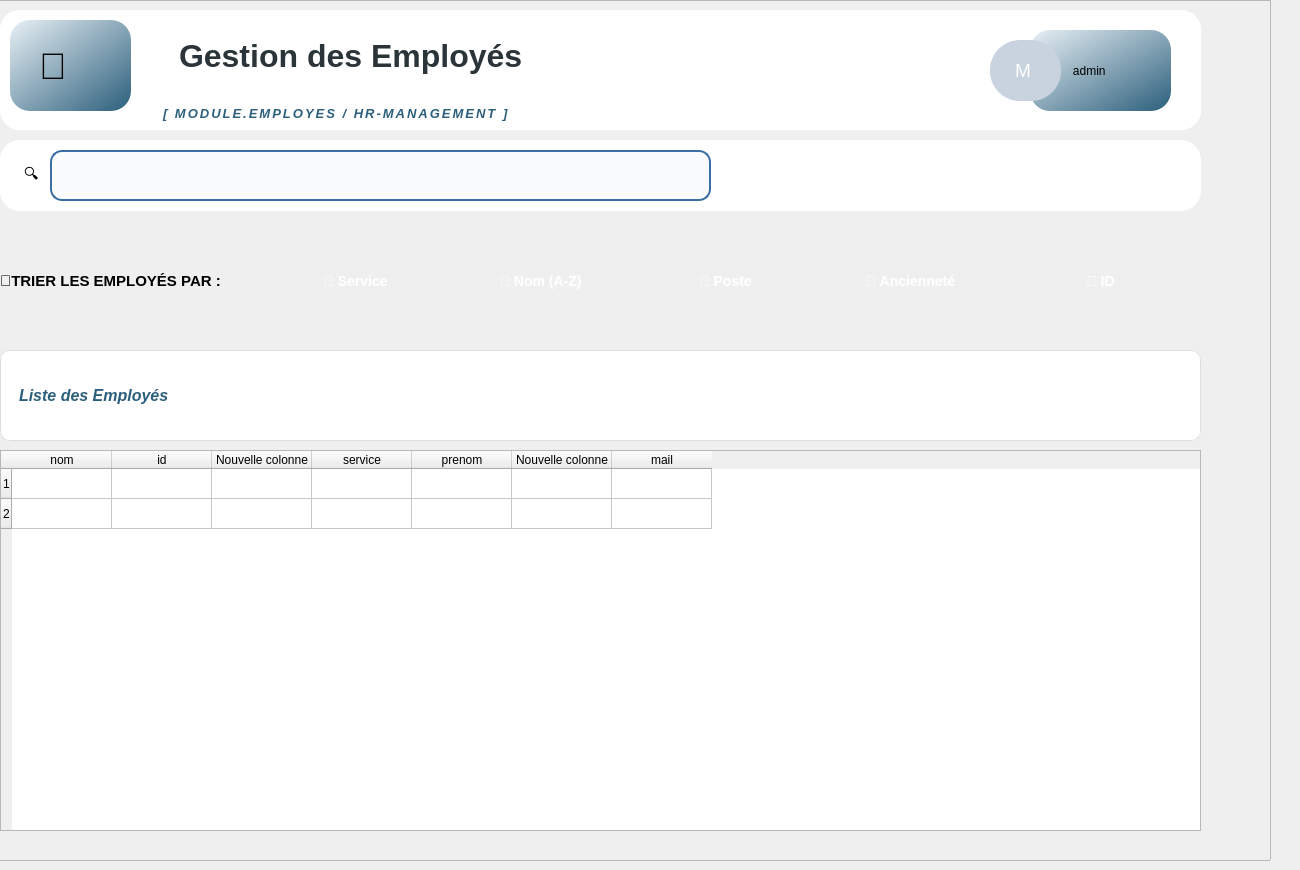
   <widget class="QWidget" name="page_3">
    <widget class="QFrame" name="frame_8">
     <property name="enabled">
      <bool>true</bool>
     </property>
     <property name="geometry">
      <rect>
       <x>-20</x>
       <y>0</y>
       <width>1291</width>
       <height>861</height>
      </rect>
     </property>
     <property name="maximumSize">
      <size>
       <width>1500</width>
       <height>1500</height>
      </size>
     </property>
     <property name="styleSheet">
      <string notr="true">background-color: qlineargradient(
    spread:pad,
    x1:0, y1:0,
    x2:0, y2:1,
    stop:0 #0A1F33,
    stop:0.5 #163A5F,
    stop:1 #274C77
);

</string>
     </property>
     <property name="frameShape">
      <enum>QFrame::Shape::StyledPanel</enum>
     </property>
     <property name="frameShadow">
      <enum>QFrame::Shadow::Raised</enum>
     </property>
     <widget class="QFrame" name="headerFrame&#10;_3">
      <property name="geometry">
       <rect>
        <x>20</x>
        <y>10</y>
        <width>1201</width>
        <height>120</height>
       </rect>
      </property>
      <property name="minimumSize">
       <size>
        <width>0</width>
        <height>120</height>
       </size>
      </property>
      <property name="layoutDirection">
       <enum>Qt::LayoutDirection::LeftToRight</enum>
      </property>
      <property name="styleSheet">
       <string notr="true">background: white;
border-radius: 20px;
padding: 20px;
</string>
      </property>
      <property name="frameShape">
       <enum>QFrame::Shape::StyledPanel</enum>
      </property>
      <property name="frameShadow">
       <enum>QFrame::Shadow::Raised</enum>
      </property>
      <widget class="QLabel" name="label_24">
       <property name="geometry">
        <rect>
         <x>150</x>
         <y>0</y>
         <width>441</width>
         <height>101</height>
        </rect>
       </property>
       <property name="font">
        <font>
         <family>Leelawadee UI</family>
         <pointsize>24</pointsize>
         <bold>true</bold>
        </font>
       </property>
       <property name="styleSheet">
        <string notr="true">color: #2A3439;
</string>
       </property>
       <property name="text">
        <string>Gestion des Employés</string>
       </property>
      </widget>
      <widget class="QFrame" name="headerFrame&#10;_4">
       <property name="geometry">
        <rect>
         <x>0</x>
         <y>0</y>
         <width>1201</width>
         <height>120</height>
        </rect>
       </property>
       <property name="minimumSize">
        <size>
         <width>0</width>
         <height>120</height>
        </size>
       </property>
       <property name="layoutDirection">
        <enum>Qt::LayoutDirection::LeftToRight</enum>
       </property>
       <property name="styleSheet">
        <string notr="true">background: white;
border-radius: 20px;
padding: 20px;
</string>
       </property>
       <property name="frameShape">
        <enum>QFrame::Shape::StyledPanel</enum>
       </property>
       <property name="frameShadow">
        <enum>QFrame::Shadow::Raised</enum>
       </property>
       <widget class="QLabel" name="label_25">
        <property name="geometry">
         <rect>
          <x>150</x>
          <y>0</y>
          <width>481</width>
          <height>91</height>
         </rect>
        </property>
        <property name="font">
         <font>
          <family>Leelawadee UI</family>
          <pointsize>24</pointsize>
          <bold>true</bold>
         </font>
        </property>
        <property name="styleSheet">
         <string notr="true">color: #2A3439;
</string>
        </property>
        <property name="text">
         <string>Gestion des Employés</string>
        </property>
       </widget>
       <widget class="QLabel" name="label_26">
        <property name="geometry">
         <rect>
          <x>140</x>
          <y>70</y>
          <width>501</width>
          <height>81</height>
         </rect>
        </property>
        <property name="font">
         <font>
          <pointsize>10</pointsize>
          <italic>true</italic>
          <bold>true</bold>
         </font>
        </property>
        <property name="styleSheet">
         <string notr="true">color: #2C5F7C;
letter-spacing: 2px;
n</string>
        </property>
        <property name="text">
         <string>[ MODULE.EMPLOYES / HR-MANAGEMENT ]
</string>
        </property>
       </widget>
       <widget class="QLabel" name="label_27">
        <property name="geometry">
         <rect>
          <x>10</x>
          <y>10</y>
          <width>121</width>
          <height>91</height>
         </rect>
        </property>
        <property name="font">
         <font>
          <pointsize>28</pointsize>
         </font>
        </property>
        <property name="styleSheet">
         <string notr="true">
    background: qlineargradient(x1:0, y1:0, x2:1, y2:1, stop:0 #E8F0F5, stop:1 #2C5F7C); /* bleu clair dégradé */</string>
        </property>
        <property name="text">
         <string>👔</string>
        </property>
       </widget>
       <widget class="QPushButton" name="pushButton_31">
        <property name="geometry">
         <rect>
          <x>1030</x>
          <y>30</y>
          <width>111</width>
          <height>71</height>
         </rect>
        </property>
        <property name="font">
         <font>
          <bold>true</bold>
         </font>
        </property>
        <property name="styleSheet">
         <string notr="true">    background: qlineargradient(x1:0, y1:0, x2:1, y2:1, stop:0 #E8F0F5, stop:1 #2C5F7C); /* bleu clair dégradé */
QPushButton {
    background-color: qlineargradient(
        x1:0, y1:0,
        x2:0, y2:1,
        stop:0 #1B3A2F,
        stop:0.5 #276646,
        stop:1 #1E4D36
    );
    color: white;
    font-size: 14px;
    font-weight: 700;      /* un peu plus bold pour valider */
    text-transform: uppercase;  /* donne un effet bouton d’action */
    border: none;
    border-radius: 12px;
    padding: 10px 22px;     /* garde la même taille */
    cursor: pointer;        /* main au survol */
    transition: all 0.2s ease-in-out; /* effet smooth hover */
}

/* ✨ Hover : lumière douce */
QPushButton:hover {
    background-color: qlineargradient(
        x1:0, y1:0,
        x2:0, y2:1,
        stop:0 #276646,
        stop:0.5 #34885A,
        stop:1 #1B3A2F
    );
    transform: scale(1.03);  /* effet léger au survol */
}

/* 🔘 Click (pressed) */
QPushButton:pressed {
    background-color: qlineargradient(
        x1:0, y1:0,
        x2:0, y2:1,
        stop:0 #1E4D36,
        stop:1 #1B3A2F
    );
    transform: scale(0.98); /* effet click */
}

/* 🚫 Désactivé */
QPushButton:disabled {
    background-color: #A3B7A1;
    color: #6E7F70;
    cursor: default;
}
</string>
        </property>
        <property name="text">
         <string/>
        </property>
       </widget>
       <widget class="QLabel" name="label_78">
        <property name="geometry">
         <rect>
          <x>990</x>
          <y>30</y>
          <width>71</width>
          <height>61</height>
         </rect>
        </property>
        <property name="font">
         <font>
          <pointsize>14</pointsize>
          <bold>false</bold>
         </font>
        </property>
        <property name="styleSheet">
         <string notr="true">background-color: #C8D3DF;
    color: white;
    width: 60px;
    height: 60px;
    border-radius: 30px;

</string>
        </property>
        <property name="text">
         <string>M</string>
        </property>
       </widget>
       <widget class="QLabel" name="label_11">
        <property name="geometry">
         <rect>
          <x>1030</x>
          <y>20</y>
          <width>141</width>
          <height>81</height>
         </rect>
        </property>
        <property name="styleSheet">
         <string notr="true">background: qlineargradient(x1:0, y1:0, x2:1, y2:1, stop:0 #E8F0F5, stop:1 #2C5F7C); /* bleu clair dégradé */</string>
        </property>
        <property name="text">
         <string>      admin</string>
        </property>
       </widget>
       <zorder>label_25</zorder>
       <zorder>label_26</zorder>
       <zorder>label_27</zorder>
       <zorder>pushButton_31</zorder>
       <zorder>label_11</zorder>
       <zorder>label_78</zorder>
      </widget>
     </widget>
     <widget class="QWidget" name="searchBox_4" native="true">
      <property name="geometry">
       <rect>
        <x>20</x>
        <y>140</y>
        <width>1201</width>
        <height>71</height>
       </rect>
      </property>
      <property name="styleSheet">
       <string notr="true">background: white;
border-radius: 20px;
padding: 20px;

</string>
      </property>
      <widget class="QLabel" name="label_36">
       <property name="geometry">
        <rect>
         <x>70</x>
         <y>60</y>
         <width>131</width>
         <height>91</height>
        </rect>
       </property>
       <property name="font">
        <font>
         <pointsize>28</pointsize>
        </font>
       </property>
       <property name="styleSheet">
        <string notr="true">background: white;
border-radius: 20px;
padding: 20px;</string>
       </property>
       <property name="text">
        <string>👥</string>
       </property>
      </widget>
      <widget class="QLabel" name="label_37">
       <property name="geometry">
        <rect>
         <x>0</x>
         <y>0</y>
         <width>81</width>
         <height>71</height>
        </rect>
       </property>
       <property name="font">
        <font>
         <pointsize>11</pointsize>
        </font>
       </property>
       <property name="styleSheet">
        <string notr="true">background: white;
border-radius: 20px;
padding: 20px;</string>
       </property>
       <property name="text">
        <string>🔍</string>
       </property>
      </widget>
      <widget class="QLineEdit" name="lineEdit_6">
       <property name="geometry">
        <rect>
         <x>50</x>
         <y>10</y>
         <width>661</width>
         <height>51</height>
        </rect>
       </property>
       <property name="font">
        <font>
         <pointsize>-1</pointsize>
         <fontweight>Medium</fontweight>
        </font>
       </property>
       <property name="styleSheet">
        <string notr="true">QLineEdit {
    background-color: #F9FBFD;          /* fond clair élégant */
    border: 2px solid #3A6EA5;           /* bleu marine clair */
    border-radius: 12px;
    padding: 10px 14px;
    color: #0A1F33;                      /* texte bleu marine foncé */
    font-size: 14px;
    font-weight: 500;
}

/* Quand le champ est sélectionné */
QLineEdit:focus {
    background-color: white;
    border: 2px solid #1E3A5F;           /* focus plus foncé */
}

/* Hover */
QLineEdit:hover {
    border: 2px solid #2F5D8A;
}
</string>
       </property>
      </widget>
      <widget class="QPushButton" name="pushButton_4">
       <property name="geometry">
        <rect>
         <x>1040</x>
         <y>10</y>
         <width>131</width>
         <height>51</height>
        </rect>
       </property>
       <property name="font">
        <font>
         <pointsize>-1</pointsize>
         <italic>false</italic>
         <fontweight>DemiBold</fontweight>
        </font>
       </property>
       <property name="styleSheet">
        <string notr="true">QPushButton {
    background-color: qlineargradient(
        x1:0, y1:0,
        x2:0, y2:1,
        stop:0 #2C5F7C,
        stop:0.5 #3A6EA5,
        stop:1 #1B3A57
    );

    color: white;
    font-size: 14px;
    font-weight: 600;

    border: none;
    border-radius: 14px;

    padding: 10px 22px;
}

/* ✨ HOVER : lumière douce */
QPushButton:hover {
    background-color: qlineargradient(
        x1:0, y1:0,
        x2:0, y2:1,
        stop:0 #3A6EA5,
        stop:0.5 #4A86C5,
        stop:1 #2C5F7C
    );
}

/* 🔘 CLICK (pressed) */
QPushButton:pressed {
    background-color: qlineargradient(
        x1:0, y1:0,
        x2:0, y2:1,
        stop:0 #1B3A57,
        stop:1 #2C5F7C
    );
}

/* 🚫 Désactivé */
QPushButton:disabled {
    background-color: #C8D3DF;
    color: #6E7F91;
}
</string>
       </property>
       <property name="text">
        <string>statistique</string>
       </property>
      </widget>
      <widget class="QPushButton" name="pushButton_8">
       <property name="geometry">
        <rect>
         <x>890</x>
         <y>10</y>
         <width>131</width>
         <height>51</height>
        </rect>
       </property>
       <property name="font">
        <font>
         <pointsize>-1</pointsize>
         <italic>false</italic>
         <fontweight>DemiBold</fontweight>
        </font>
       </property>
       <property name="styleSheet">
        <string notr="true">QPushButton {
    background-color: qlineargradient(
        x1:0, y1:0,
        x2:0, y2:1,
        stop:0 #2C5F7C,
        stop:0.5 #3A6EA5,
        stop:1 #1B3A57
    );

    color: white;
    font-size: 14px;
    font-weight: 600;

    border: none;
    border-radius: 14px;

    padding: 10px 22px;
}

/* ✨ HOVER : lumière douce */
QPushButton:hover {
    background-color: qlineargradient(
        x1:0, y1:0,
        x2:0, y2:1,
        stop:0 #3A6EA5,
        stop:0.5 #4A86C5,
        stop:1 #2C5F7C
    );
}

/* 🔘 CLICK (pressed) */
QPushButton:pressed {
    background-color: qlineargradient(
        x1:0, y1:0,
        x2:0, y2:1,
        stop:0 #1B3A57,
        stop:1 #2C5F7C
    );
}

/* 🚫 Désactivé */
QPushButton:disabled {
    background-color: #C8D3DF;
    color: #6E7F91;
}
</string>
       </property>
       <property name="text">
        <string>📑exporter</string>
       </property>
      </widget>
      <widget class="QPushButton" name="pushButton_9">
       <property name="geometry">
        <rect>
         <x>730</x>
         <y>10</y>
         <width>131</width>
         <height>51</height>
        </rect>
       </property>
       <property name="font">
        <font>
         <pointsize>-1</pointsize>
         <italic>false</italic>
         <fontweight>DemiBold</fontweight>
        </font>
       </property>
       <property name="styleSheet">
        <string notr="true">QPushButton {
    background-color: qlineargradient(
        x1:0, y1:0,
        x2:0, y2:1,
        stop:0 #2C5F7C,
        stop:0.5 #3A6EA5,
        stop:1 #1B3A57
    );

    color: white;
    font-size: 14px;
    font-weight: 600;

    border: none;
    border-radius: 14px;

    padding: 10px 22px;
}

/* ✨ HOVER : lumière douce */
QPushButton:hover {
    background-color: qlineargradient(
        x1:0, y1:0,
        x2:0, y2:1,
        stop:0 #3A6EA5,
        stop:0.5 #4A86C5,
        stop:1 #2C5F7C
    );
}

/* 🔘 CLICK (pressed) */
QPushButton:pressed {
    background-color: qlineargradient(
        x1:0, y1:0,
        x2:0, y2:1,
        stop:0 #1B3A57,
        stop:1 #2C5F7C
    );
}

/* 🚫 Désactivé */
QPushButton:disabled {
    background-color: #C8D3DF;
    color: #6E7F91;
}
</string>
       </property>
       <property name="text">
        <string>rechercher</string>
       </property>
      </widget>
     </widget>
     <widget class="QFrame" name="frame_9">
      <property name="geometry">
       <rect>
        <x>20</x>
        <y>350</y>
        <width>1201</width>
        <height>91</height>
       </rect>
      </property>
      <property name="styleSheet">
       <string notr="true"> border-radius: 14px;     /* coins arrondis */
    border: 2px solid rgba(44, 95, 124, 0.08); /* bord gris clair */</string>
      </property>
      <property name="frameShape">
       <enum>QFrame::Shape::StyledPanel</enum>
      </property>
      <property name="frameShadow">
       <enum>QFrame::Shadow::Raised</enum>
      </property>
      <widget class="QLabel" name="label_38">
       <property name="geometry">
        <rect>
         <x>0</x>
         <y>0</y>
         <width>1201</width>
         <height>91</height>
        </rect>
       </property>
       <property name="font">
        <font>
         <pointsize>12</pointsize>
         <italic>true</italic>
         <bold>true</bold>
        </font>
       </property>
       <property name="autoFillBackground">
        <bool>false</bool>
       </property>
       <property name="styleSheet">
        <string notr="true">
color:  #2C5F7C;
    
background-color: #FFFFFF;
padding: 8px 14px;
border-radius: 10px;
border: 1px solid rgba(0, 0, 0, 0.08);
</string>
       </property>
       <property name="frameShape">
        <enum>QFrame::Shape::NoFrame</enum>
       </property>
       <property name="frameShadow">
        <enum>QFrame::Shadow::Plain</enum>
       </property>
       <property name="text">
        <string>Liste des Employés</string>
       </property>
      </widget>
      <widget class="QPushButton" name="pushButton_17">
       <property name="geometry">
        <rect>
         <x>980</x>
         <y>20</y>
         <width>181</width>
         <height>51</height>
        </rect>
       </property>
       <property name="font">
        <font>
         <italic>false</italic>
         <fontweight>DemiBold</fontweight>
        </font>
       </property>
       <property name="styleSheet">
        <string notr="true">QPushButton#pushButton_17 {
    background-color: qlineargradient(
        spread:pad,
        x1:0, y1:0,
        x2:0, y2:1,
        stop:0 #0A1F33,
        stop:0.5 #163A5F,
        stop:1 #274C77
    );
    color: white;
    border-radius: 12px;
    padding: 10px 20px;
    font-weight: 600;
    border: none;
}

/* HOVER */
QPushButton#pushButton_17:hover {
    background-color: qlineargradient(
        spread:pad,
        x1:0, y1:0,
        x2:0, y2:1,
        stop:0 #163A5F,
        stop:0.5 #274C77,
        stop:1 #3A6EA5
    );
}
QPushButton#btnAdd {
    font-size: 15px;
    padding: 12px 26px;
}

</string>
       </property>
       <property name="text">
        <string>➕ Nouvel Employé</string>
       </property>
      </widget>
      <widget class="QPushButton" name="pushButton_18">
       <property name="geometry">
        <rect>
         <x>900</x>
         <y>20</y>
         <width>61</width>
         <height>51</height>
        </rect>
       </property>
       <property name="font">
        <font>
         <italic>false</italic>
         <fontweight>DemiBold</fontweight>
        </font>
       </property>
       <property name="styleSheet">
        <string notr="true">QPushButton#pushButton_18 {
    background-color: qlineargradient(
        spread:pad,
        x1:0, y1:0,
        x2:0, y2:1,
        stop:0 #0A1F33,
        stop:0.5 #163A5F,
        stop:1 #274C77
    );
    color: white;
    border-radius: 12px;
    padding: 10px 20px;
    font-weight: 600;
    border: none;
}

/* HOVER */
QPushButton#pushButton_18:hover {
    background-color: qlineargradient(
        spread:pad,
        x1:0, y1:0,
        x2:0, y2:1,
        stop:0 #163A5F,
        stop:0.5 #274C77,
        stop:1 #3A6EA5
    );
}
QPushButton#btnAdd {
    font-size: 15px;
    padding: 12px 26px;
}

</string>
       </property>
       <property name="text">
        <string>🗑️</string>
       </property>
      </widget>
      <widget class="QPushButton" name="pushButton_19">
       <property name="geometry">
        <rect>
         <x>830</x>
         <y>20</y>
         <width>61</width>
         <height>51</height>
        </rect>
       </property>
       <property name="font">
        <font>
         <italic>false</italic>
         <fontweight>DemiBold</fontweight>
        </font>
       </property>
       <property name="styleSheet">
        <string notr="true">QPushButton#pushButton_19 {
    background-color: qlineargradient(
        spread:pad,
        x1:0, y1:0,
        x2:0, y2:1,
        stop:0 #0A1F33,
        stop:0.5 #163A5F,
        stop:1 #274C77
    );
    color: white;
    border-radius: 12px;
    padding: 10px 20px;
    font-weight: 600;
    border: none;
}

/* HOVER */
QPushButton#pushButton_19:hover {
    background-color: qlineargradient(
        spread:pad,
        x1:0, y1:0,
        x2:0, y2:1,
        stop:0 #163A5F,
        stop:0.5 #274C77,
        stop:1 #3A6EA5
    );
}
QPushButton#btnAdd {
    font-size: 15px;
    padding: 12px 26px;
}

</string>
       </property>
       <property name="text">
        <string>✏️</string>
       </property>
      </widget>
     </widget>
     <widget class="QFrame" name="frame_10">
      <property name="geometry">
       <rect>
        <x>690</x>
        <y>880</y>
        <width>1571</width>
        <height>931</height>
       </rect>
      </property>
      <property name="styleSheet">
       <string notr="true">background-color: qlineargradient(
    spread:pad,
    x1:0, y1:0,
    x2:0, y2:1,
    stop:0 #0A1F33,
    stop:0.5 #163A5F,
    stop:1 #274C77
);</string>
      </property>
      <property name="frameShape">
       <enum>QFrame::Shape::StyledPanel</enum>
      </property>
      <property name="frameShadow">
       <enum>QFrame::Shadow::Raised</enum>
      </property>
      <widget class="QFrame" name="frame_11">
       <property name="geometry">
        <rect>
         <x>310</x>
         <y>320</y>
         <width>901</width>
         <height>591</height>
        </rect>
       </property>
       <property name="styleSheet">
        <string notr="true">background: white;
border-radius: 20px;
padding: 20px;
</string>
       </property>
       <property name="frameShape">
        <enum>QFrame::Shape::StyledPanel</enum>
       </property>
       <property name="frameShadow">
        <enum>QFrame::Shadow::Raised</enum>
       </property>
      </widget>
     </widget>
     <widget class="QTableWidget" name="tableWidget_4">
      <property name="geometry">
       <rect>
        <x>20</x>
        <y>450</y>
        <width>1201</width>
        <height>381</height>
       </rect>
      </property>
      <property name="styleSheet">
       <string notr="true"/>
      </property>
      <row/>
      <row/>
      <column>
       <property name="text">
        <string>nom</string>
       </property>
      </column>
      <column>
       <property name="text">
        <string>id</string>
       </property>
      </column>
      <column>
       <property name="text">
        <string>Nouvelle colonne</string>
       </property>
      </column>
      <column>
       <property name="text">
        <string>service</string>
       </property>
      </column>
      <column>
       <property name="text">
        <string>prenom</string>
       </property>
      </column>
      <column>
       <property name="text">
        <string>Nouvelle colonne</string>
       </property>
      </column>
      <column>
       <property name="text">
        <string>mail</string>
       </property>
      </column>
     </widget>
     <widget class="QLabel" name="label_80">
      <property name="geometry">
       <rect>
        <x>20</x>
        <y>240</y>
        <width>1201</width>
        <height>81</height>
       </rect>
      </property>
      <property name="font">
       <font>
        <pointsize>11</pointsize>
        <italic>false</italic>
        <bold>true</bold>
       </font>
      </property>
      <property name="styleSheet">
       <string notr="true">background-color:  #FFFFFF;;
    color: #2A3439;\n
    width: 60px;
    height: 60px;
    border-radius: 15px;

</string>
      </property>
      <property name="text">
       <string>🔄TRIER LES EMPLOYÉS PAR :</string>
      </property>
     </widget>
     <widget class="QPushButton" name="pushButton_20">
      <property name="geometry">
       <rect>
        <x>290</x>
        <y>250</y>
        <width>171</width>
        <height>61</height>
       </rect>
      </property>
      <property name="font">
       <font>
        <pointsize>-1</pointsize>
        <italic>false</italic>
        <fontweight>DemiBold</fontweight>
       </font>
      </property>
      <property name="styleSheet">
       <string notr="true">QPushButton {
 background-color: qlineargradient(
    spread:pad,
    x1:0, y1:0,
    x2:0, y2:1,
    stop:0 #7FB3D5,
    stop:1 #5DADE2
);

    color: white;
    font-size: 14px;
    font-weight: 600;

    border: 40px;
    border-radius: 14px;

    padding: 10px 22px;
}

/* ✨ HOVER : lumière douce */
QPushButton:hover {
    background-color: qlineargradient(
        x1:0, y1:0,
        x2:0, y2:1,
        stop:0 #3A6EA5,
        stop:0.5 #4A86C5,
        stop:1 #2C5F7C
    );
}

/* 🔘 CLICK (pressed) */
QPushButton:pressed {
    background-color: qlineargradient(
        x1:0, y1:0,
        x2:0, y2:1,
        stop:0 #1B3A57,
        stop:1 #2C5F7C
    );
}

/* 🚫 Désactivé */
QPushButton:disabled {
    background-color: #C8D3DF;
    color: #6E7F91;
}
</string>
      </property>
      <property name="text">
       <string>🏢 Service</string>
      </property>
     </widget>
     <widget class="QPushButton" name="pushButton_21">
      <property name="geometry">
       <rect>
        <x>470</x>
        <y>250</y>
        <width>181</width>
        <height>61</height>
       </rect>
      </property>
      <property name="font">
       <font>
        <pointsize>-1</pointsize>
        <italic>false</italic>
        <fontweight>DemiBold</fontweight>
       </font>
      </property>
      <property name="styleSheet">
       <string notr="true">QPushButton {
   background-color: qlineargradient(
    spread:pad,
    x1:0, y1:0,
    x2:0, y2:1,
    stop:0 #7FB3D5,
    stop:1 #5DADE2
);

    color: white;
    font-size: 14px;
    font-weight: 600;

    border: 40px;
    border-radius: 14px;

    padding: 10px 22px;
}

/* ✨ HOVER : lumière douce */
QPushButton:hover {
    background-color: qlineargradient(
        x1:0, y1:0,
        x2:0, y2:1,
        stop:0 #3A6EA5,
        stop:0.5 #4A86C5,
        stop:1 #2C5F7C
    );
}

/* 🔘 CLICK (pressed) */
QPushButton:pressed {
    background-color: qlineargradient(
        x1:0, y1:0,
        x2:0, y2:1,
        stop:0 #1B3A57,
        stop:1 #2C5F7C
    );
}

/* 🚫 Désactivé */
QPushButton:disabled {
    background-color: #C8D3DF;
    color: #6E7F91;
}
</string>
      </property>
      <property name="text">
       <string>👤 Nom (A-Z)</string>
      </property>
     </widget>
     <widget class="QPushButton" name="pushButton_22">
      <property name="geometry">
       <rect>
        <x>660</x>
        <y>250</y>
        <width>171</width>
        <height>61</height>
       </rect>
      </property>
      <property name="font">
       <font>
        <pointsize>-1</pointsize>
        <italic>false</italic>
        <fontweight>DemiBold</fontweight>
       </font>
      </property>
      <property name="styleSheet">
       <string notr="true">QPushButton {
   background-color: qlineargradient(
    spread:pad,
    x1:0, y1:0,
    x2:0, y2:1,
    stop:0 #7FB3D5,
    stop:1 #5DADE2
);

    color: white;
    font-size: 14px;
    font-weight: 600;

    border: 40px;
    border-radius: 14px;

    padding: 10px 22px;
}

/* ✨ HOVER : lumière douce */
QPushButton:hover {
    background-color: qlineargradient(
        x1:0, y1:0,
        x2:0, y2:1,
        stop:0 #3A6EA5,
        stop:0.5 #4A86C5,
        stop:1 #2C5F7C
    );
}

/* 🔘 CLICK (pressed) */
QPushButton:pressed {
    background-color: qlineargradient(
        x1:0, y1:0,
        x2:0, y2:1,
        stop:0 #1B3A57,
        stop:1 #2C5F7C
    );
}

/* 🚫 Désactivé */
QPushButton:disabled {
    background-color: #C8D3DF;
    color: #6E7F91;
}
</string>
      </property>
      <property name="text">
       <string>💼 Poste</string>
      </property>
     </widget>
     <widget class="QPushButton" name="pushButton_23">
      <property name="geometry">
       <rect>
        <x>840</x>
        <y>250</y>
        <width>181</width>
        <height>61</height>
       </rect>
      </property>
      <property name="font">
       <font>
        <pointsize>-1</pointsize>
        <italic>false</italic>
        <fontweight>DemiBold</fontweight>
       </font>
      </property>
      <property name="styleSheet">
       <string notr="true">QPushButton {
    background-color: qlineargradient(
    spread:pad,
    x1:0, y1:0,
    x2:0, y2:1,
    stop:0 #7FB3D5,
    stop:1 #5DADE2
);

    color: white;
    font-size: 14px;
    font-weight: 600;

    border: 40px;
    border-radius: 14px;

    padding: 10px 22px;
}

/* ✨ HOVER : lumière douce */
QPushButton:hover {
    background-color: qlineargradient(
        x1:0, y1:0,
        x2:0, y2:1,
        stop:0 #3A6EA5,
        stop:0.5 #4A86C5,
        stop:1 #2C5F7C
    );
}

/* 🔘 CLICK (pressed) */
QPushButton:pressed {
    background-color: qlineargradient(
        x1:0, y1:0,
        x2:0, y2:1,
        stop:0 #1B3A57,
        stop:1 #2C5F7C
    );
}

/* 🚫 Désactivé */
QPushButton:disabled {
    background-color: #C8D3DF;
    color: #6E7F91;
}
</string>
      </property>
      <property name="text">
       <string>📅 Ancienneté</string>
      </property>
     </widget>
     <widget class="QPushButton" name="pushButton_24">
      <property name="geometry">
       <rect>
        <x>1030</x>
        <y>250</y>
        <width>181</width>
        <height>61</height>
       </rect>
      </property>
      <property name="font">
       <font>
        <pointsize>-1</pointsize>
        <italic>false</italic>
        <fontweight>DemiBold</fontweight>
       </font>
      </property>
      <property name="styleSheet">
       <string notr="true">QPushButton {
   background-color: qlineargradient(
    spread:pad,
    x1:0, y1:0,
    x2:0, y2:1,
    stop:0 #7FB3D5,
    stop:1 #5DADE2
);

    color: white;
    font-size: 14px;
    font-weight: 600;

    border: 40px;
    border-radius: 14px;

    padding: 10px 22px;
}

/* ✨ HOVER : lumière douce */
QPushButton:hover {
    background-color: qlineargradient(
        x1:0, y1:0,
        x2:0, y2:1,
        stop:0 #3A6EA5,
        stop:0.5 #4A86C5,
        stop:1 #2C5F7C
    );
}

/* 🔘 CLICK (pressed) */
QPushButton:pressed {
    background-color: qlineargradient(
        x1:0, y1:0,
        x2:0, y2:1,
        stop:0 #1B3A57,
        stop:1 #2C5F7C
    );
}

/* 🚫 Désactivé */
QPushButton:disabled {
    background-color: #C8D3DF;
    color: #6E7F91;
}
</string>
      </property>
      <property name="text">
       <string>🔢 ID</string>
      </property>
     </widget>
    </widget>
   </widget>
